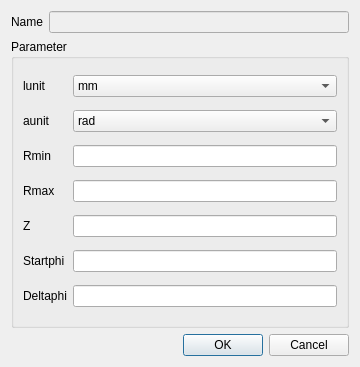
<?xml version="1.0" encoding="UTF-8"?>
<ui version="4.0">
 <class>DialogTube</class>
 <widget class="QDialog" name="DialogTube">
  <property name="geometry">
   <rect>
    <x>0</x>
    <y>0</y>
    <width>360</width>
    <height>367</height>
   </rect>
  </property>
  <property name="windowTitle">
   <string>Tube</string>
  </property>
  <layout class="QGridLayout" name="gridLayout_2">
   <item row="0" column="0">
    <widget class="QLabel" name="label">
     <property name="text">
      <string>Name</string>
     </property>
    </widget>
   </item>
   <item row="0" column="1">
    <widget class="QLineEdit" name="Name">
     <property name="enabled">
      <bool>false</bool>
     </property>
    </widget>
   </item>
   <item row="1" column="0" colspan="2">
    <widget class="QGroupBox" name="groupBox_2">
     <property name="title">
      <string>Parameter</string>
     </property>
     <layout class="QGridLayout" name="gridLayout">
      <item row="0" column="0">
       <widget class="QLabel" name="label_2">
        <property name="text">
         <string>lunit</string>
        </property>
       </widget>
      </item>
      <item row="5" column="0">
       <widget class="QLabel" name="label_6">
        <property name="text">
         <string>Startphi</string>
        </property>
       </widget>
      </item>
      <item row="3" column="2">
       <widget class="QLineEdit" name="Rmax"/>
      </item>
      <item row="3" column="0">
       <widget class="QLabel" name="label_5">
        <property name="text">
         <string>Rmax</string>
        </property>
       </widget>
      </item>
      <item row="6" column="2">
       <widget class="QLineEdit" name="Deltaphi"/>
      </item>
      <item row="1" column="0">
       <widget class="QLabel" name="label_3">
        <property name="text">
         <string>aunit</string>
        </property>
       </widget>
      </item>
      <item row="2" column="0">
       <widget class="QLabel" name="label_4">
        <property name="text">
         <string>Rmin</string>
        </property>
       </widget>
      </item>
      <item row="0" column="2">
       <widget class="QComboBox" name="lunitComboBox">
        <item>
         <property name="text">
          <string>mm</string>
         </property>
        </item>
        <item>
         <property name="text">
          <string>cm</string>
         </property>
        </item>
        <item>
         <property name="text">
          <string>dm</string>
         </property>
        </item>
        <item>
         <property name="text">
          <string>m</string>
         </property>
        </item>
       </widget>
      </item>
      <item row="2" column="2">
       <widget class="QLineEdit" name="Rmin"/>
      </item>
      <item row="6" column="0">
       <widget class="QLabel" name="label_9">
        <property name="text">
         <string>Deltaphi</string>
        </property>
       </widget>
      </item>
      <item row="1" column="2">
       <widget class="QComboBox" name="aunitComboBox">
        <item>
         <property name="text">
          <string>rad</string>
         </property>
        </item>
       </widget>
      </item>
      <item row="5" column="2">
       <widget class="QLineEdit" name="Startphi"/>
      </item>
      <item row="4" column="0">
       <widget class="QLabel" name="label_7">
        <property name="text">
         <string>Z</string>
        </property>
       </widget>
      </item>
      <item row="4" column="2">
       <widget class="QLineEdit" name="Z"/>
      </item>
     </layout>
    </widget>
   </item>
   <item row="2" column="0" colspan="2">
    <widget class="QDialogButtonBox" name="buttonBox">
     <property name="orientation">
      <enum>Qt::Horizontal</enum>
     </property>
     <property name="standardButtons">
      <set>QDialogButtonBox::Cancel|QDialogButtonBox::Ok</set>
     </property>
    </widget>
   </item>
  </layout>
 </widget>
 <resources/>
 <connections>
  <connection>
   <sender>buttonBox</sender>
   <signal>accepted()</signal>
   <receiver>DialogTube</receiver>
   <slot>accept()</slot>
   <hints>
    <hint type="sourcelabel">
     <x>248</x>
     <y>254</y>
    </hint>
    <hint type="destinationlabel">
     <x>157</x>
     <y>274</y>
    </hint>
   </hints>
  </connection>
  <connection>
   <sender>buttonBox</sender>
   <signal>rejected()</signal>
   <receiver>DialogTube</receiver>
   <slot>reject()</slot>
   <hints>
    <hint type="sourcelabel">
     <x>316</x>
     <y>260</y>
    </hint>
    <hint type="destinationlabel">
     <x>286</x>
     <y>274</y>
    </hint>
   </hints>
  </connection>
 </connections>
</ui>
